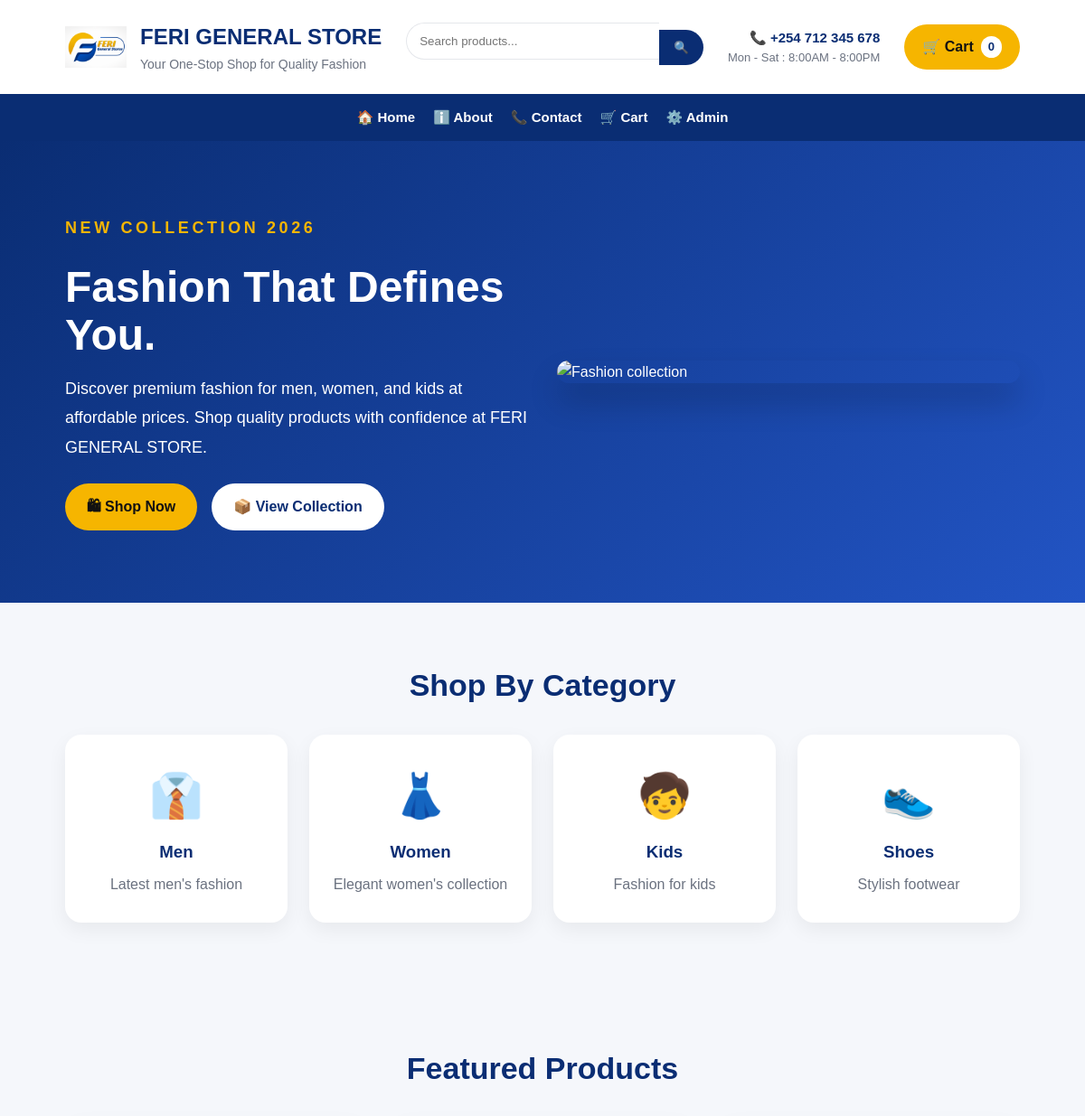
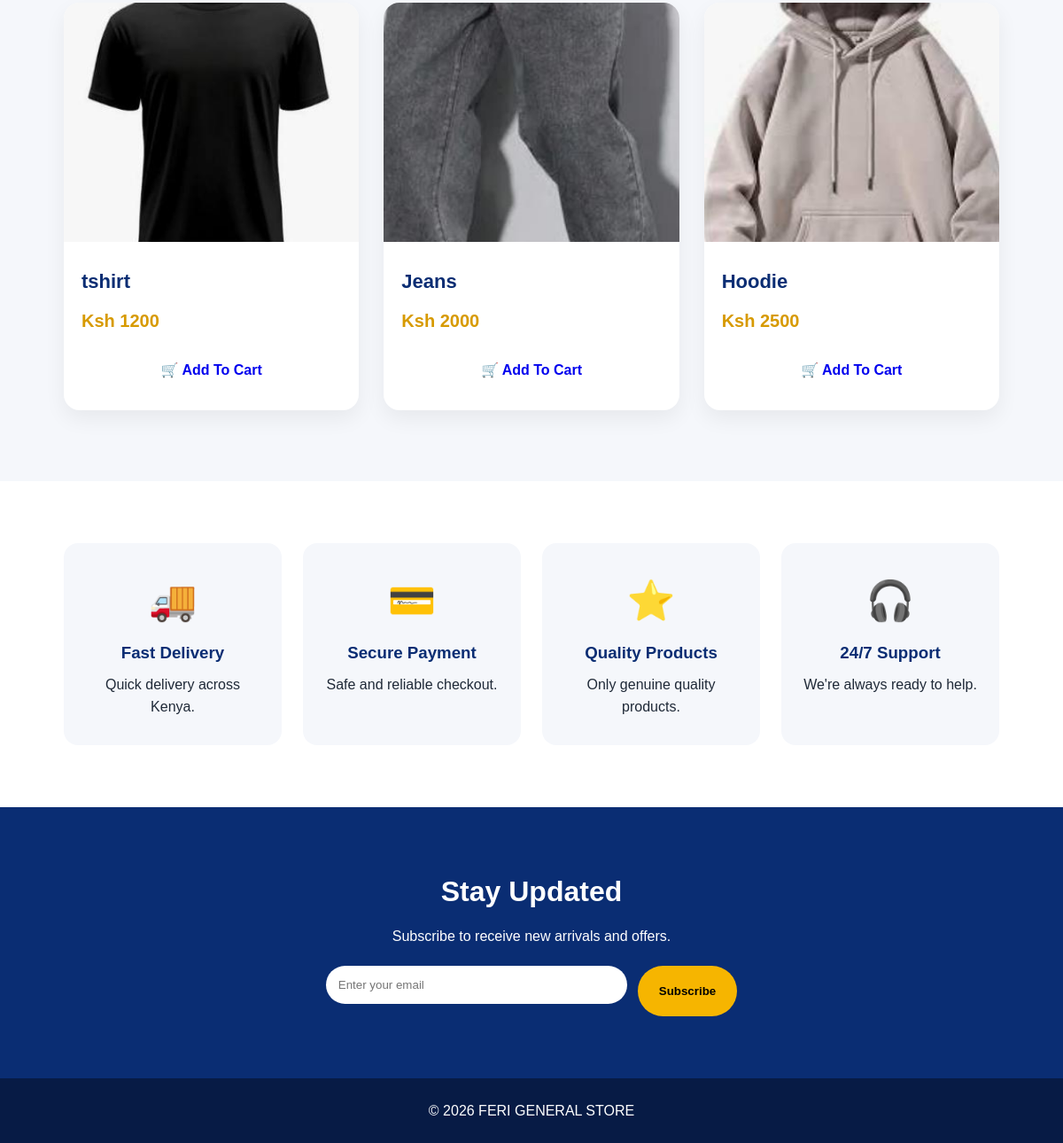
The app's page /?category=Men with its own data (2 pictures, top to bottom).
### tables this page shows
CREATE TABLE products(
    id INTEGER PRIMARY KEY AUTOINCREMENT,
    name TEXT NOT NULL,
    price INTEGER NOT NULL,
    image TEXT NOT NULL
, category TEXT);

### app.py (the view)
@app.route("/")
def home():
    search = request.args.get("search", "")
    category = request.args.get("category", "")
    connection = get_db_connection()
    cursor = connection.cursor()
    query = "SELECT * FROM products WHERE 1=1"
    params = []
    if search:
        query += " AND name LIKE ?"
        params.append(f"%{search}%")
    if category:
        query += " AND lower(category) = ?"
        params.append(category.lower())
    cursor.execute(query, params)
    products = cursor.fetchall()
    connection.close()
    return render_template(
        "index.html",
        products=products,
        search=search,
        category=category,
        cart_count=len(get_cart())
    )

### app.py (called while the page is built)
def get_db_connection():
    connection = sqlite3.connect("store.db")
    connection.row_factory = sqlite3.Row
    return connection

def get_cart():
    return session.get("cart", [])

### templates/index.html (shortened to what this page needs)
{% extends "base.html" %}
{% block content %}
<section class="hero">
    <div class="hero-left">
        <p class="eyebrow">NEW COLLECTION 2026</p>
        <h1>Fashion That Defines You.</h1>
        <p>Discover premium fashion for men, women, and kids at affordable prices. Shop quality products with confidence at FERI GENERAL STORE.</p>
        <div class="hero-buttons">
            <a href="#products" class="btn btn-primary">🛍 Shop Now</a>
            <a href="#categories" class="btn btn-secondary">📦 View Collection</a>
        </div>
    </div>
    <div class="hero-right">
        <img src="{{ url_for('static', filename='images/banner-model.png') }}" alt="Fashion collection">
    </div>
</section>
<section id="categories">
    <h2 class="section-title">Shop By Category</h2>
    <div class="categories">
        <a href="/?category=Men" class="category-card">
            <h1>👔</h1>
            <h3>Men</h3>
            <p>Latest men's fashion</p>
        </a>
        <a href="/?category=Women" class="category-card">
            <h1>👗</h1>
            <h3>Women</h3>
            <p>Elegant women's collection</p>
        </a>
        <a href="/?category=Kids" class="category-card">
            <h1>🧒</h1>
            <h3>Kids</h3>
            <p>Fashion for kids</p>
        </a>
        <a href="/?category=Shoes" class="category-card">
            <h1>👟</h1>
            <h3>Shoes</h3>
            <p>Stylish footwear</p>
        </a>
    </div>
</section>
<section id="products">
    <h2 class="section-title">Featured Products</h2>
    <div class="products">
        {% for product in products %}
        <div class="card">
            <img src="{{ url_for('static', filename='uploads/' + product.image) }}" alt="{{ product.name }}">
            <div class="card-body">
                <h2>{{ product.name }}</h2>
                <p>Ksh {{ product.price }}</p>
                <a href="/buy/{{ product.id }}" class="btn btn-block">🛒 Add To Cart</a>
            </div>
        </div>
        {% endfor %}
    </div>
</section>
<section class="features">
    <div class="feature">
        <h2>🚚</h2>
        <h3>Fast Delivery</h3>
        <p>Quick delivery across Kenya.</p>
    </div>
    <div class="feature">
        <h2>💳</h2>
        <h3>Secure Payment</h3>
        <p>Safe and reliable checkout.</p>
    </div>
    <div class="feature">
        <h2>⭐</h2>
        <h3>Quality Products</h3>
        <p>Only genuine quality products.</p>
    </div>
    <div class="feature">
        <h2>🎧</h2>
        <h3>24/7 Support</h3>
        <p>We're always ready to help.</p>
    </div>
</section>
<section class="newsletter">
    <h2>Stay Updated</h2>
    <p>Subscribe to receive new arrivals and offers.</p>
    <form>
        <input type="email" placeholder="Enter your email">
        <button type="submit">Subscribe</button>
    </form>
</section>
{% endblock %}

### static/css/style.css (style rules this page uses)
:root { --primary: #0A2D73; --primary-dark: #071b45; --accent: #F6B500; --accent-dark: #d79a00; --text: #1f2937; --muted: #6b7280; --border: #e5e7eb; --bg: #f5f7fb; }
* { margin: 0; padding: 0; box-sizing: border-box; font-family: Arial, Helvetica, sans-serif; }
html { scroll-behavior: smooth; }
body { background: var(--bg); color: var(--text); line-height: 1.6; }
a { text-decoration: none; }
img { max-width: 100%; }
.hero { display: flex; align-items: center; justify-content: space-between; gap: 32px; padding: 80px 6%; background: linear-gradient(135deg, var(--primary), #2254c4); color: white; flex-wrap: wrap; }
.hero-left { flex: 1; min-width: 320px; }
.eyebrow { text-transform: uppercase; color: var(--accent); letter-spacing: 0.2em; font-weight: bold; margin-bottom: 12px; }
.hero-left h1 { font-size: 48px; line-height: 1.1; margin-bottom: 16px; }
.hero-left p { font-size: 18px; line-height: 1.8; max-width: 560px; margin-bottom: 24px; }
.hero-buttons { display: flex; gap: 16px; flex-wrap: wrap; }
.btn { display: inline-block; padding: 13px 24px; border-radius: 999px; font-weight: bold; transition: 0.3s ease; }
.btn-primary { background: var(--accent); color: #111; }
.btn-secondary { background: white; color: var(--primary); }
.btn-block { display: block; text-align: center; }
.hero-right { flex: 1; display: flex; justify-content: center; }
.hero-right img { width: 100%; max-width: 560px; border-radius: 24px; box-shadow: 0 20px 35px rgba(0, 0, 0, 0.2); }
.section-title { text-align: center; color: var(--primary); font-size: 34px; margin: 64px 0 28px; }
.categories { display: grid; grid-template-columns: repeat(auto-fit, minmax(220px, 1fr)); gap: 24px; padding: 0 6% 70px; }
.category-card { background: white; border-radius: 18px; padding: 30px 20px; text-align: center; box-shadow: 0 8px 22px rgba(0, 0, 0, 0.06); transition: 0.3s ease; }
.category-card h1 { font-size: 48px; margin-bottom: 8px; }
.category-card h3 { color: var(--primary); margin-bottom: 8px; }
.category-card p { color: var(--muted); }
.products { display: grid; grid-template-columns: repeat(auto-fit, minmax(260px, 1fr)); gap: 28px; padding: 0 6% 80px; }
.card { background: white; border-radius: 18px; overflow: hidden; box-shadow: 0 10px 25px rgba(0, 0, 0, 0.06); }
.card img { width: 100%; height: 270px; object-fit: cover; }
.card-body { padding: 20px; }
.card h2 { color: var(--primary); font-size: 22px; margin-bottom: 10px; }
.card p { color: var(--accent-dark); font-size: 20px; font-weight: bold; margin-bottom: 14px; }
.features { display: grid; grid-template-columns: repeat(auto-fit, minmax(220px, 1fr)); gap: 24px; padding: 70px 6%; background: white; }
.feature { background: var(--bg); padding: 30px 20px; border-radius: 16px; text-align: center; }
.feature h2 { font-size: 44px; margin-bottom: 8px; }
.feature h3 { color: var(--primary); margin-bottom: 8px; }
.newsletter { background: var(--primary); color: white; text-align: center; padding: 70px 20px; }
.newsletter h2 { font-size: 32px; margin-bottom: 12px; }
.newsletter form { display: flex; justify-content: center; flex-wrap: wrap; gap: 12px; margin-top: 20px; }
.newsletter input { width: 340px; padding: 14px; border: none; border-radius: 999px; }
.newsletter button { padding: 14px 24px; border: none; border-radius: 999px; background: var(--accent); font-weight: bold; cursor: pointer; }
form input, form textarea { width: 100%; padding: 12px; margin-bottom: 14px; border: 1px solid var(--border); border-radius: 10px; outline: none; }

### records on screen
products: image+name (picture), name "tshirt", price "1200"
products: image (picture), name "Jeans", price "2000"
products: image (picture), name "Hoodie", price "2500"

### other values on screen
{{ cart_count if cart_count is defined else 0 }} "0"
